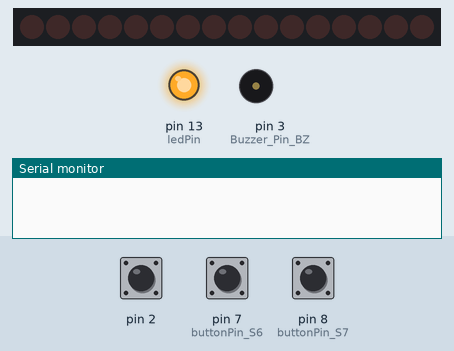
The sketch below on a simulated Arduino Uno, built with avr-gcc and run on an emulated ATmega328P. Shown: 16 shift-register outputs drawn as a row of LEDs (first output left, lit = HIGH), output pins drawn as LEDs (lit = HIGH), buzzer (waves = sounding), the last lines printed to the serial monitor. Wiring (inferred from the names in the program): 2 × shift register (74HC595): data pin 6; shift clock pin 5; latch pin 4. Wiring (inferred from the signals the program sends): row of LEDs: on Q0, Q1, Q2, Q3, Q4, Q5, Q6, Q7, Q8, Q9, Q10, Q11, Q12, Q13, Q14, Q15. The test bench sets the inputs (shaded band); at power-on: pin 8 (buttonPin_S7) LOW, pin 2 LOW, pin 7 (buttonPin_S6) LOW. Pins used as bus, display or sensor lines are not drawn.

Above: at 10.9 s.
11.0 s: pin 8 (buttonPin_S7) pulled HIGH for 0.15 s
11.7 s: pin 2 driven HIGH
At 11.75 s:
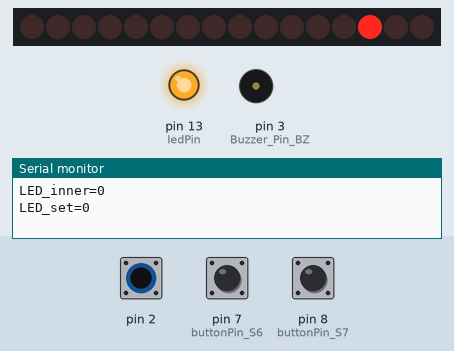
13.7 s: pin 2 pulsed LOW 5 times (0.12 s each, 0.3 s apart)
At 14.87 s:
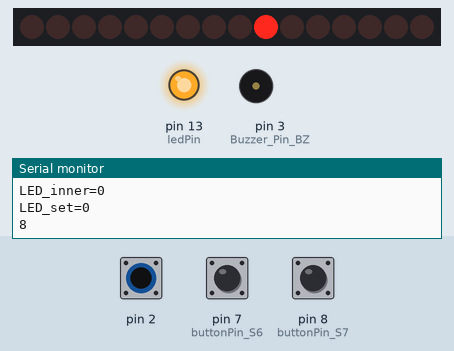
16.7 s: pin 2 pulsed LOW 2 times (0.12 s each, 0.3 s apart)
At 17.31 s:
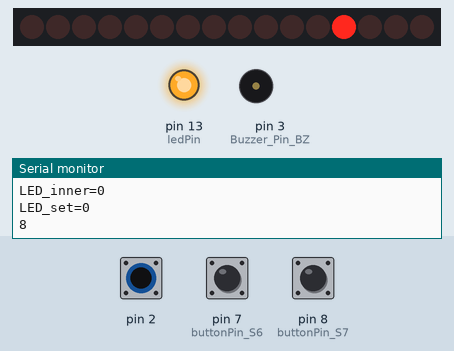
Timing chart, 0 to 19.7 s (numbered marks = the images above; inputs shaded):
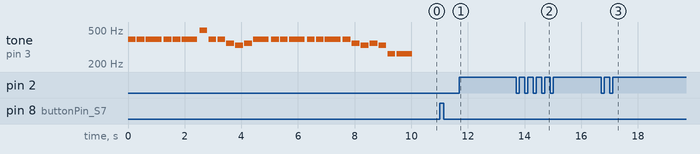

Measured:
- by itself, tone on pin 3 (Buzzer_Pin_BZ): plays 392 Hz for 0.28 s, 392 Hz for 0.28 s, 392 Hz for 0.55 s, 392 Hz for 0.28 s, 392 Hz for 0.28 s, 392 Hz for 0.55 s … (26 notes in this stretch)

The sketch:

b0941075final.ino
```cpp
//擴充性
//副程式化
#include "pitches.h"

const byte dataPin  = 6;// pin 2 of 4HC595 pin (SER)
const byte latchPin = 4;// pin 4 of 4HC595 pin (RCLK)
const byte clockPin = 5;// pin 5 of 4HC595 pin (SRCLK)
int Buzzer_Pin_BZ = 3; // 蜂鳴器腳位設定

const int buttonPin_S6=7; //the number of the pushbutton pin
const int buttonPin_S7=8; //the number of the pushbutton pin
const int ledPin=13; //the number of the LED pin

volatile int led_count=0;
int debounceDelay=200; //debounce delay (ms)
volatile int systemstate=0;
int LED_inner=0,LED_set=0;
int w=0;


// 開關S6的相關變數宣告
int ledState_S6=HIGH; //the current state of the output pin
int buttonState_S6; //previous stable state of the input pin
int lastButtonState_S6=LOW; //the previous reading from the input pin
long lastDebounceTime_S6=0; //the last time the output pin was toggled
long debounceDelay_S6=50; //the debounce time; increase if the output flickers

// 開關S7的相關變數宣告
int ledState_S7=HIGH; //the current state of the output pin
int buttonState_S7; //previous stable state of the input pin
int lastbuttonState_S7=LOW; //the previous reading from the input pin
long lastDebounceTime_S7=0; //the last time the output pin was toggled
long debounceDelay_S7=50; //the debounce time; increase if the output flickers


const byte LED[18] =
{
  B00000000,  //0
  B00000100,  //1
  B00000010,  //2
  B00000001,  //3
  B10000000,  //4
  B01000000,  //5
  B00100000,  //6
  B00010000,  //7
  B00001000,  //8
  B01000000,  //9
  B00100000,  //10
  B00010000,  //11
  B00001000,  //12
  B00000100,  //13
  B00000010,  //14
  B00000001,  //15
  B10000000,  //16
  B11111111,  //18
};

int star[]={NOTE_G4,NOTE_G4,NOTE_G4,NOTE_G4,NOTE_G4,NOTE_G4,
            NOTE_B4,NOTE_G4,NOTE_G4,NOTE_F4,NOTE_E4,NOTE_F4,NOTE_G4,
            NOTE_G4,NOTE_G4,NOTE_G4,NOTE_G4,NOTE_G4,NOTE_G4,
            NOTE_G4,NOTE_F4,NOTE_E4,NOTE_F4,NOTE_E4,NOTE_C4,NOTE_C4,};
int beat[]={4,4,2,4,4,2,
            4,4,4,4,4,4,2,
            4,4,2,4,4,2,
            4,4,4,4,4,4,2,
};

void music()
{
    for(int i=0; i<=25; i++)
     {
       int duration = 1100/beat[i];
       tone(Buzzer_Pin_BZ, star[i], duration);
       int pauseBetweenNote=duration * 1.15;
       delay(pauseBetweenNote);   // 每個音間
     }
}
void led_display(int led1,int led2)
{
  //LED1 的範圍是1~8
  //LED2 的範圍是9-15
  //0是全滅，1是全亮
  digitalWrite(latchPin, LOW);  // 送資料前要先把 latchPin 設成低電位
  shiftOut(dataPin, clockPin, LSBFIRST, LED[led1]);
  shiftOut(dataPin, clockPin, LSBFIRST, LED[led2]);
  digitalWrite(latchPin, HIGH);
  //delay(300);
}

void int0()
  { //interrupt handler
   if (debounced())
   {
    led_count++;
      if (led_count>8)
        led_count=0;
    led_display(led_count,0);
   }
  }

//中斷開關防彈跳效應
boolean debounced() { //check if debounced
  static unsigned long lastMillis=0; //record last millis
  unsigned long currentMillis=millis(); //get current elapsed time
  if ((currentMillis-lastMillis) > debounceDelay) {
    lastMillis=currentMillis; //update lastMillis with currentMillis
    return true; //debounced
    }
  else {return false;} //not debounced
  }

//S6的防彈跳副程式
boolean debounced_S6(int pin) { //check if debounced
  boolean debounced=false;  //default
  int reading=digitalRead(pin);  //current button state
  if (reading != lastButtonState_S6) { //button state changed
    lastDebounceTime_S6=millis(); //update last debounce time
    }
  if ((millis() - lastDebounceTime_S6) > debounceDelay_S6) { //overtime
    if (reading != buttonState_S6) { //button state has changed
      buttonState_S6=reading; //update previous stable button state
      if (buttonState_S6 == LOW) { //button pressed
        debounced=true;
        }
      }
    }
  lastButtonState_S6=reading; //update last button state
  return debounced;
  }

//S7的防彈跳副程式
boolean debounced_S7(int pin) { //check if debounced
  boolean debounced=false;  //default
  int reading=digitalRead(pin);  //current button state
  if (reading != lastbuttonState_S7) { //button state changed
    lastDebounceTime_S7=millis(); //update last debounce time
    }
  if ((millis() - lastDebounceTime_S7) > debounceDelay_S7) { //overtime
    if (reading != buttonState_S7) { //button state has changed
      buttonState_S7=reading; //update previous stable button state
      if (buttonState_S7 == LOW) { //button pressed
        debounced=true;
        }
      }
    }
  lastbuttonState_S7=reading; //update last button state
  return debounced;
  }
void A(int w)
{

   int x=100;
  for(int i=0;i<=2;i++){    //先轉3圈(漸慢)
    for(int y=0;y<=8;y++){
      digitalWrite(latchPin, LOW);  // 送資料前要先把 latchPin 設成低電位
      shiftOut(dataPin, clockPin, LSBFIRST, LED[LED_inner]);
      shiftOut(dataPin, clockPin, LSBFIRST, LED[y]);
      digitalWrite(latchPin, HIGH);
      delay(x);
      }
    x=x*2;
    }
  for(int z=0;z<=w+4;z++){      //內圈10000000與外圈00001000最近
      digitalWrite(latchPin, LOW);  // 送資料前要先把 latchPin 設成低電位
      shiftOut(dataPin, clockPin, LSBFIRST, LED[LED_inner]);
      int v=z;
      if(v>8){
        v=v-8;
        }
      shiftOut(dataPin, clockPin, LSBFIRST, LED[v]); //停在同一位置
      digitalWrite(latchPin, HIGH);
      delay(x);
      }
      delay(3000);
}
void B(){
  for(int i=1;i<256;i=i*2){
  digitalWrite(latchPin, LOW);  // 送資料前要先把 latchPin 設成低電位
  shiftOut(dataPin, clockPin, LSBFIRST,i);    //內圈跑馬燈
  shiftOut(dataPin, clockPin, LSBFIRST,0);    //外圈不亮
  digitalWrite(latchPin, HIGH); // 送完資料後要把 latchPin 設成高電位
  delay(300);
  }
  for(int j=16;j<256;j=j*2){          //內圈10000000(128)與外圈00001000(16)最近
  digitalWrite(latchPin, LOW);
  shiftOut(dataPin, clockPin, LSBFIRST,0);    //內圈不亮
  shiftOut(dataPin, clockPin, LSBFIRST,j);    //外圈跑馬燈
  digitalWrite(latchPin, HIGH);
  delay(300);
 }
 for(int k=1;k<9;k=k*2){
  digitalWrite(latchPin, LOW);
  shiftOut(dataPin, clockPin, LSBFIRST,0);    //內圈不亮
  shiftOut(dataPin, clockPin, LSBFIRST,k);    //外圈跑馬燈
  digitalWrite(latchPin, HIGH);
  delay(300);
 }}
void setup()
{
  // initialize serial:
  Serial.begin(9600);
  // Set all the pins of 74HC595 as OUTPUT
  randomSeed(analogRead(A0));
  pinMode(latchPin, OUTPUT);
  pinMode(dataPin, OUTPUT);
  pinMode(clockPin, OUTPUT);
  //Buzzer
  pinMode(Buzzer_Pin_BZ,OUTPUT);
  //S6
  pinMode(ledPin, OUTPUT);
  pinMode(buttonPin_S6, INPUT); //enable pullup resistor
  pinMode(buttonPin_S7, INPUT); //enable pullup resistor
  digitalWrite(ledPin, ledState_S6);
  //中斷
  attachInterrupt(0, int0, RISING); //assign int0
  systemstate=1;

}


void loop()
{

      /*int i;
      i=random(1,16);
      if(i<=8)
      led_display(i,0);
      if(i>8)
      led_display(0,i);*/
      //music();
      //led_display(led_count,0);

       switch (systemstate)
       {
         case 1:
                led_display(0,0);
                music();
                systemstate=2;
                break;
         case 2:

                 if (debounced_S6(buttonPin_S6))
                    { //debounced 執行的動作
                      LED_inner++;
                      if (LED_inner>8)
                        LED_inner=1;
                    }
                 if (debounced_S7(buttonPin_S7))
                    { //debounced 執行的動作
                      LED_set=LED_inner; //LED_set 玩家選的led

                      // 是非常*10000重要 的技巧
                      Serial.print("LED_inner=");
                      Serial.println(LED_inner);
                      Serial.print("LED_set=");
                      Serial.println(LED_set);


                      led_display(LED_set,0);
                      delay(200);
                      led_display(0,0);
                      delay(200);
                      led_display(LED_set,0);
                      delay(200);
                      led_display(0,0);
                      delay(200);
                      systemstate=3; //2的流程已經完成
                    }
                 //設定內圈的上下限
                 led_display(LED_inner,0);
                 break;
         case 3:
                 w=8;
                 Serial.println(w);
                 A(w);
                 systemstate=4; //上周的回家作業
                 break;
         case 4:
                if(w==LED_set){
                  B();
                  }
                else{
                    if(w+4>8){
                      w=w-8;}
                      led_display(LED_set,w+4);
                      delay(500);
                      led_display(0,0);
                      delay(200);
                      led_display(LED_set,w+4);
                      delay(500);
                      led_display(0,0);
                      delay(200);
                      led_display(LED_set,w+4);
                      delay(500);
                      led_display(0,0);
                  }
                systemstate=5; //3的流程已經完成
                break;
         case 5:
                //判斷是否相等的介面顯示
                systemstate=1; //重新執行遊戲
                break;
         default:
                break;
       }
}
```

pitches.h
```cpp
/*************************************************
 * Public Constants
 *************************************************/

#define NOTE_B0  31
#define NOTE_C1  33
#define NOTE_CS1 35
#define NOTE_D1  37
#define NOTE_DS1 39
#define NOTE_E1  41
#define NOTE_F1  44
#define NOTE_FS1 46
#define NOTE_G1  49
#define NOTE_GS1 52
#define NOTE_A1  55
#define NOTE_AS1 58
#define NOTE_B1  62
#define NOTE_C2  65
#define NOTE_CS2 69
#define NOTE_D2  73
#define NOTE_DS2 78
#define NOTE_E2  82
#define NOTE_F2  87
#define NOTE_FS2 93
#define NOTE_G2  98
#define NOTE_GS2 104
#define NOTE_A2  110
#define NOTE_AS2 117
#define NOTE_B2  123
#define NOTE_C3  131
#define NOTE_CS3 139
#define NOTE_D3  147
#define NOTE_DS3 156
#define NOTE_E3  165
#define NOTE_F3  175
#define NOTE_FS3 185
#define NOTE_G3  196
#define NOTE_GS3 208
#define NOTE_A3  220
#define NOTE_AS3 233
#define NOTE_B3  247
#define NOTE_C4  262
#define NOTE_CS4 277
#define NOTE_D4  294
#define NOTE_DS4 311
#define NOTE_E4  330
#define NOTE_F4  349
#define NOTE_FS4 370
#define NOTE_G4  392
#define NOTE_GS4 415
#define NOTE_A4  440
#define NOTE_AS4 466
#define NOTE_B4  494
#define NOTE_C5  523
#define NOTE_CS5 554
#define NOTE_D5  587
#define NOTE_DS5 622
#define NOTE_E5  659
#define NOTE_F5  698
#define NOTE_FS5 740
#define NOTE_G5  784
#define NOTE_GS5 831
#define NOTE_A5  880
#define NOTE_AS5 932
#define NOTE_B5  988
#define NOTE_C6  1047
#define NOTE_CS6 1109
#define NOTE_D6  1175
#define NOTE_DS6 1245
#define NOTE_E6  1319
#define NOTE_F6  1397
#define NOTE_FS6 1480
#define NOTE_G6  1568
#define NOTE_GS6 1661
#define NOTE_A6  1760
#define NOTE_AS6 1865
#define NOTE_B6  1976
#define NOTE_C7  2093
#define NOTE_CS7 2217
#define NOTE_D7  2349
#define NOTE_DS7 2489
#define NOTE_E7  2637
#define NOTE_F7  2794
#define NOTE_FS7 2960
#define NOTE_G7  3136
#define NOTE_GS7 3322
#define NOTE_A7  3520
#define NOTE_AS7 3729
#define NOTE_B7  3951
#define NOTE_C8  4186
#define NOTE_CS8 4435
#define NOTE_D8  4699
#define NOTE_DS8 4978
```
